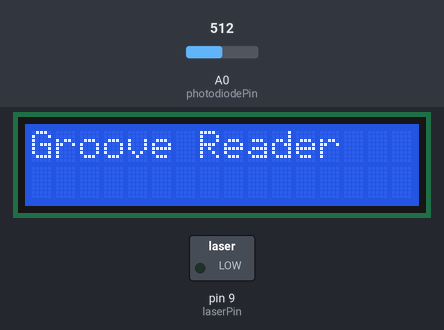
The sketch below on a simulated Arduino Uno, built with avr-gcc and run on an emulated ATmega328P. Parts: 16×2 character LCD, switched loads named in the sketch (green lamp = pin HIGH). The test bench sets the inputs (shaded band); at power-on: A0 (photodiodePin) = 512. What the sketch prints to the serial monitor is not drawn.

Above: at 0.1 s.
At 4.5 s:
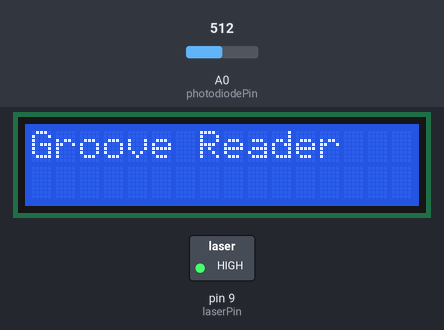
Timing chart, 0 to 40.0 s (numbered marks = the images above):
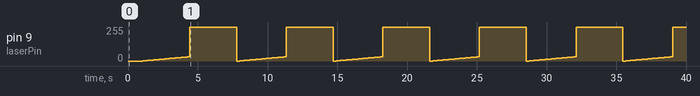

The sketch:

groove_reader.ino
```cpp
// groove_reader.ino – Arduino-based U-bottom groove reader
// All Rights Reserved ® Seliim Ahmed

#include <LiquidCrystal.h>

// Pin definitions
const int laserPin = 9;
const int photodiodePin = A0;
const int stepPin = 3;
const int dirPin = 4;

LiquidCrystal lcd(12, 11, 5, 4, 3, 2);

void setup() {
    Serial.begin(115200);
    pinMode(laserPin, OUTPUT);
    pinMode(stepPin, OUTPUT);
    pinMode(dirPin, OUTPUT);
    lcd.begin(16, 2);
    lcd.print("Groove Reader");
    delay(1000);
}

void loop() {
    // Sweep frequency
    for (int f = 1000; f <= 100000; f += 100) {
        analogWrite(laserPin, f / 1000);
        int reading = analogRead(photodiodePin);
        Serial.print(f);
        Serial.print(",");
        Serial.println(reading);
        delay(10);
    }

    // Move to next groove
    digitalWrite(dirPin, HIGH);
    for (int i = 0; i < 200; i++) {
        digitalWrite(stepPin, HIGH);
        delayMicroseconds(500);
        digitalWrite(stepPin, LOW);
        delayMicroseconds(500);
    }

    delay(1000);
}
```

Measured:
- by itself, pin 9 (laserPin): ramps from 0/255 to 255/255 and jumps back, once every 6.9 s
